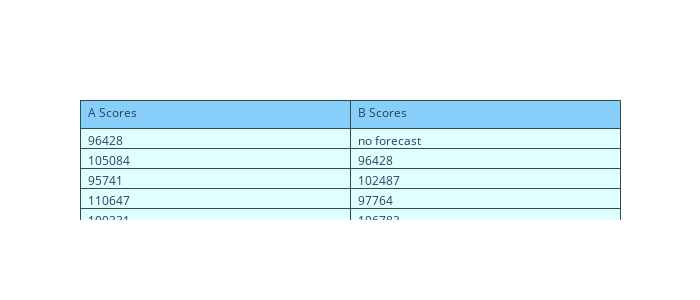

Notebook cell for this chart:
### Markdown cell above
Посмотрим на то, как выглядят наши предсказания данным методом

### Code cell
xnew = dt.y.values.tolist()
xnew.append("no data")
xp = dt.exp.values.tolist()
xp.insert(0,"no forecast")
xp

fig = go.Figure(data=[go.Table(
    header=dict(values=['A Scores', 'B Scores'],
                line_color='darkslategray',
                fill_color='lightskyblue',
                align='left'),
    cells=dict(values=[xnew,xp], # 2nd column
               line_color='darkslategray',
               fill_color='lightcyan',
               align='left'))
])

fig.update_layout(width=700, height=300)
fig.show()

### Figure 1 — Plotly figure (JSON) as saved in the notebook; plotly's stock layout.template omitted (floating-point values rounded to 4 significant figures; data arrays with more than 128 entries replaced by an {"elided": "..."} marker saying what was removed)
{"data": [{"cells": {"align": "left", "fill": {"color": "lightcyan"}, "line": {"color": "darkslategray"}, "values": {"elided": "2x186 mixed values"}}, "header": {"align": "left", "fill": {"color": "lightskyblue"}, "line": {"color": "darkslategray"}, "values": ["A Scores", "B Scores"]}, "type": "table"}], "layout": {"height": 300, "width": 700}}
